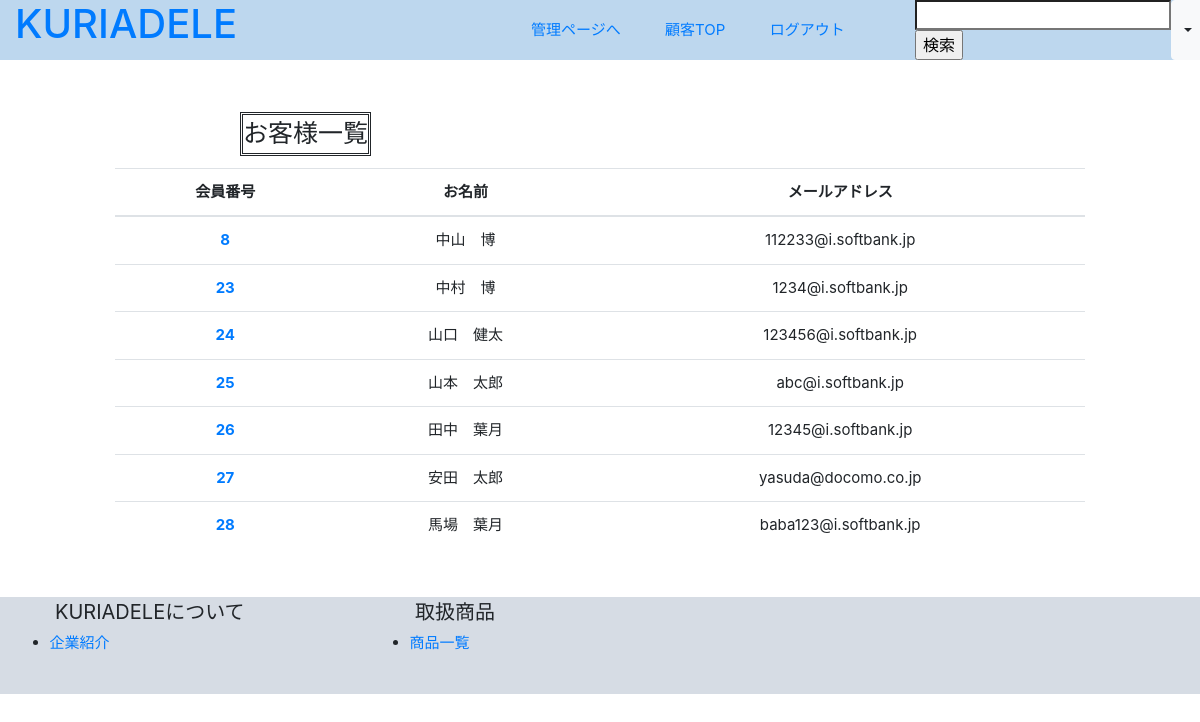
Screenshot of /customer_check.php (signed in) with the database file from the repository.
### tables this page shows
CREATE TABLE `customers` (
  `id` int(11) NOT NULL AUTO_INCREMENT,
  `name` varchar(255) NOT NULL,
  `kana_name` varchar(255) NOT NULL,
  `postal_code` varchar(255) NOT NULL,
  `address` varchar(255) NOT NULL,
  `tel` varchar(255) NOT NULL,
  `email_address` varchar(255) NOT NULL,
  `password` varchar(255) NOT NULL,
  `created_at` timestamp NOT NULL DEFAULT CURRENT_TIMESTAMP ON UPDATE CURRENT_TIMESTAMP,
  PRIMARY KEY (`id`),
  UNIQUE KEY `email_address` (`email_address`)
);

### customer_check.php (called while the page is built, shortened)
<?php
    require_once 'daos/customer_dao.php';
    $customers = CustomerDAO::get_all_humans();
    include_once 'admin_views/customer_check_view.php';
?>

### daos/customer_dao.php (called while the page is built, shortened)
<?php
    class CustomerDAO extends DAO{
        public static function get_all_humans(){
            $pdo = null;
            $stmp = null;
            try{
                $pdo = self::get_connection();
                $stmt = $pdo->query('SELECT * FROM customers');
                $stmt->setFetchMode(PDO::FETCH_CLASS|PDO::FETCH_PROPS_LATE, 'Customer');
                $customers = $stmt->fetchAll();
                return $customers;
            }catch(PDOException $e){
                return array();
            }finally{
               self::close_connection($pdo, $stmp);
            }
        }
    }
?>

### admin_views/customer_check_view.php (the view, shortened to what this page needs)
<!doctype html>
<html lang='ja'>
    <head>
        <link rel='stylesheet' href='index.css'>
        <link rel="stylesheet" href="https://stackpath.bootstrapcdn.com/bootstrap/4.5.2/css/bootstrap.min.css">
    </head>
    <body>
        <div class='container-fluid header fixed-top'>
            <div class='row'>
                <span class='col-lg-2 col-md-2 col-auto'>
                    <a href='admin_index.php'><h1>KURIADELE</h1></a>
                </span>
                <span class='col-lg-7 col-md-5 d-none d-lg-block span_a'>
                    <a href='administrator.php' class='span_b'>管理ページへ</a>
                    <a href='index.php' class='span_b'>顧客TOP</a>
                    <a href='admin_logout.php' class='span_b'>ログアウト</a>
                </span>
                <div class='col-lg-3 col-md-5 col-auto span_c'>
                    <form method='GET' action='admin_search.php'>
                        <input type='search' name='name'/>
                        <input type='submit' value='検索'/>
                    </form>
                    <button type="button" class="btn btn-light dropdown-toggle d-none d-sm-block" data-toggle="dropdown"></button>
                </div>
            </div>
        </div>
        <p class='body'>
            <p class='customer'>お客様一覧</p>
            <div class='container-fluid  col-lg-10'>
                <table class='table table-hover '>
                    <thead>
                        <tr>
                            <th class='top_c'>会員番号</th>
                            <th class='top_c'>お名前</th>
                            <th class='top_c'>メールアドレス</th>
                        </tr>
                    </thead>
                    <?php foreach($customers as $customer){ ?>
                        <tr>
                            <th class='top_c'><a href='personal.php?id=<?= $customer->id ?>'><?= $customer->id ?></a></th>
                            <td class='top_c'><?= $customer->name ?></td>
                            <td class='top_c'><?= $customer->email_address ?></td>
                        </tr>
                    <?php } ?>
                </table>
            </div>
        </p>
        <div class='container-fluid footer'>
            <div class='row'>
            <ul><span class='col-lg-4'>KURIADELEについて</span><br>
                <li><a href='admin_company.php'>企業紹介</a></li>
            </ul>
            <ul><span class='col-lg-4'>取扱商品</span>
                <li><a href='admin_product.php'>商品一覧</a></li>
            </ul>
        </div>
    </body>
</html>

### index.css (style rules this page uses)
.header { position:fixed; background-color: #BDD7EE; align-items: center; }
.span_a { font-size: 15px; text-align: right; margin: auto; }
.span_b { text-align: right; margin-right: 6%; }
.span_c { text-align: left; margin: auto; display: flex; }
.top_c { text-align: center; font-size: 15px; }
.body { padding: 4%; }
.customer { display: inline-block; font-size: 25px; border: double; margin-left: 20%; margin-bottom: 1%; text-align: center; }
.footer { background-color: #D6DCE4; margin-top: 4%; padding-bottom: 2%; }
ul { width: 30%; font-size: 20px; }
li { font-size: 15px; margin-top: 5px; margin-left: 3%; }

### rows the page displays
customers: id "8", name "中山 博", email_address "112233@i.softbank.jp"
customers: id "23", name "中村 博", email_address "1234@i.softbank.jp"
customers: id "24", name "山口 健太", email_address "123456@i.softbank.jp"
customers: id "25", name "山本 太郎", email_address "abc@i.softbank.jp"
customers: id "26", name "田中 葉月", email_address "12345@i.softbank.jp"
customers: id "27", name "安田 太郎", email_address "yasuda@docomo.co.jp"
customers: id "28", name "馬場 葉月", email_address "baba123@i.softbank.jp"
